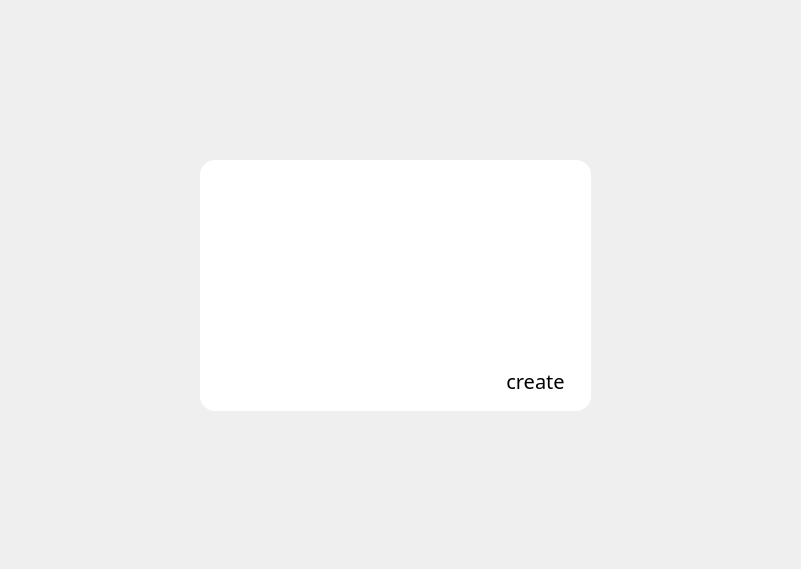
<?xml version="1.0" encoding="UTF-8"?>
<ui version="4.0">
 <class>StartDialog</class>
 <widget class="QDialog" name="StartDialog">
  <property name="geometry">
   <rect>
    <x>0</x>
    <y>0</y>
    <width>801</width>
    <height>569</height>
   </rect>
  </property>
  <property name="windowTitle">
   <string>Dialog</string>
  </property>
  <property name="styleSheet">
   <string notr="true"/>
  </property>
  <widget class="QWidget" name="dialog" native="true">
   <property name="geometry">
    <rect>
     <x>200</x>
     <y>160</y>
     <width>391</width>
     <height>251</height>
    </rect>
   </property>
   <property name="styleSheet">
    <string notr="true">background-color: rgb(255, 255, 255);
border-radius: 15px;
</string>
   </property>
   <widget class="RippleButton" name="pushButton">
    <property name="geometry">
     <rect>
      <x>290</x>
      <y>200</y>
      <width>91</width>
      <height>41</height>
     </rect>
    </property>
    <property name="font">
     <font>
      <family>Sans Serif Collection</family>
      <pointsize>15</pointsize>
     </font>
    </property>
    <property name="styleSheet">
     <string notr="true">QPushButton
{
	background-color: rgb(255,255,255);
	color: #000000;
	border-radius: 10px;
	padding: 5px;
}

QPushButton::hover
{
	background-color: rgb(215,215,215);
	color: #000000;
	border-radius: 10px;
	padding: 5px;
}

QPushButton::disabled
{
	background-color: rgb(255,255,255);
	color: #000000;
	border-radius: 10px;
	padding: 5px;
}

QPushButton::pressed
{
	background-color: rgb(215,215,215);
	color: #000000;
	border-radius: 10px;
	padding: 5px;
}






</string>
    </property>
    <property name="text">
     <string>create</string>
    </property>
   </widget>
  </widget>
 </widget>
 <customwidgets>
  <customwidget>
   <class>RippleButton</class>
   <extends>QPushButton</extends>
   <header>UI/ripplebutton.hpp</header>
  </customwidget>
 </customwidgets>
 <resources/>
 <connections/>
</ui>
